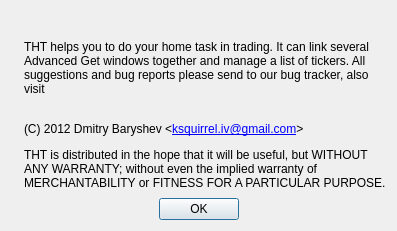
<?xml version="1.0" encoding="UTF-8"?>
<ui version="4.0">
 <class>About</class>
 <widget class="QDialog" name="About">
  <property name="geometry">
   <rect>
    <x>0</x>
    <y>0</y>
    <width>397</width>
    <height>231</height>
   </rect>
  </property>
  <property name="windowTitle">
   <string>About THT</string>
  </property>
  <layout class="QGridLayout" name="gridLayout">
   <item row="0" column="0" colspan="3">
    <layout class="QHBoxLayout" name="horizontalLayout_2">
     <item>
      <widget class="QLabel" name="label">
       <property name="alignment">
        <set>Qt::AlignCenter</set>
       </property>
      </widget>
     </item>
     <item>
      <layout class="QVBoxLayout" name="verticalLayout">
       <property name="spacing">
        <number>0</number>
       </property>
       <item>
        <layout class="QHBoxLayout" name="horizontalLayout">
         <item>
          <widget class="QLabel" name="labelVersion">
           <property name="sizePolicy">
            <sizepolicy hsizetype="MinimumExpanding" vsizetype="Preferred">
             <horstretch>0</horstretch>
             <verstretch>0</verstretch>
            </sizepolicy>
           </property>
           <property name="font">
            <font>
             <pointsize>11</pointsize>
             <weight>75</weight>
             <bold>true</bold>
            </font>
           </property>
           <property name="openExternalLinks">
            <bool>false</bool>
           </property>
          </widget>
         </item>
         <item>
          <widget class="QLabel" name="labelUpdate">
           <property name="pixmap">
            <pixmap resource="tht.qrc">:/images/transparent.png</pixmap>
           </property>
           <property name="alignment">
            <set>Qt::AlignCenter</set>
           </property>
           <property name="openExternalLinks">
            <bool>true</bool>
           </property>
          </widget>
         </item>
        </layout>
       </item>
       <item>
        <spacer name="verticalSpacer">
         <property name="orientation">
          <enum>Qt::Vertical</enum>
         </property>
         <property name="sizeType">
          <enum>QSizePolicy::Fixed</enum>
         </property>
         <property name="sizeHint" stdset="0">
          <size>
           <width>20</width>
           <height>12</height>
          </size>
         </property>
        </spacer>
       </item>
       <item>
        <widget class="QLabel" name="label_2">
         <property name="sizePolicy">
          <sizepolicy hsizetype="Expanding" vsizetype="Preferred">
           <horstretch>0</horstretch>
           <verstretch>0</verstretch>
          </sizepolicy>
         </property>
         <property name="text">
          <string>THT helps you to do your home task in trading. It can link several Advanced Get windows together and manage a list of tickers.

All suggestions and bug reports please send to our bug tracker, also visit</string>
         </property>
         <property name="textFormat">
          <enum>Qt::RichText</enum>
         </property>
         <property name="wordWrap">
          <bool>true</bool>
         </property>
         <property name="textInteractionFlags">
          <set>Qt::LinksAccessibleByMouse|Qt::TextSelectableByMouse</set>
         </property>
        </widget>
       </item>
       <item>
        <widget class="QLabel" name="labelUrl">
         <property name="openExternalLinks">
          <bool>true</bool>
         </property>
        </widget>
       </item>
       <item>
        <spacer name="verticalSpacer_2">
         <property name="orientation">
          <enum>Qt::Vertical</enum>
         </property>
         <property name="sizeType">
          <enum>QSizePolicy::Fixed</enum>
         </property>
         <property name="sizeHint" stdset="0">
          <size>
           <width>20</width>
           <height>12</height>
          </size>
         </property>
        </spacer>
       </item>
       <item>
        <widget class="QLabel" name="label_4">
         <property name="text">
          <string>(C) 2012 Dmitry Baryshev &amp;lt;&lt;a href=&quot;mailto:ksquirrel.iv@gmail.com&quot;&gt;ksquirrel.iv@gmail.com&lt;/a&gt;&amp;gt;</string>
         </property>
         <property name="textFormat">
          <enum>Qt::RichText</enum>
         </property>
         <property name="openExternalLinks">
          <bool>true</bool>
         </property>
         <property name="textInteractionFlags">
          <set>Qt::LinksAccessibleByMouse|Qt::TextSelectableByMouse</set>
         </property>
        </widget>
       </item>
       <item>
        <spacer name="verticalSpacer_3">
         <property name="orientation">
          <enum>Qt::Vertical</enum>
         </property>
         <property name="sizeType">
          <enum>QSizePolicy::Fixed</enum>
         </property>
         <property name="sizeHint" stdset="0">
          <size>
           <width>20</width>
           <height>12</height>
          </size>
         </property>
        </spacer>
       </item>
       <item>
        <widget class="QLabel" name="label_5">
         <property name="text">
          <string extracomment="See https://www.gnu.org/licenses/gpl-2.0.txt">THT is distributed in the hope that it will be useful, but WITHOUT ANY WARRANTY; without even the implied warranty of MERCHANTABILITY or FITNESS FOR A PARTICULAR PURPOSE.</string>
         </property>
         <property name="wordWrap">
          <bool>true</bool>
         </property>
         <property name="textInteractionFlags">
          <set>Qt::LinksAccessibleByMouse|Qt::TextSelectableByMouse</set>
         </property>
        </widget>
       </item>
      </layout>
     </item>
    </layout>
   </item>
   <item row="1" column="1">
    <spacer name="verticalSpacer_4">
     <property name="orientation">
      <enum>Qt::Vertical</enum>
     </property>
     <property name="sizeHint" stdset="0">
      <size>
       <width>20</width>
       <height>0</height>
      </size>
     </property>
    </spacer>
   </item>
   <item row="2" column="0">
    <spacer name="horizontalSpacer">
     <property name="orientation">
      <enum>Qt::Horizontal</enum>
     </property>
     <property name="sizeHint" stdset="0">
      <size>
       <width>0</width>
       <height>20</height>
      </size>
     </property>
    </spacer>
   </item>
   <item row="2" column="1">
    <widget class="QPushButton" name="pushButton">
     <property name="text">
      <string>OK</string>
     </property>
    </widget>
   </item>
   <item row="2" column="2">
    <spacer name="horizontalSpacer_2">
     <property name="orientation">
      <enum>Qt::Horizontal</enum>
     </property>
     <property name="sizeHint" stdset="0">
      <size>
       <width>0</width>
       <height>20</height>
      </size>
     </property>
    </spacer>
   </item>
  </layout>
 </widget>
 <resources>
  <include location="tht.qrc"/>
 </resources>
 <connections>
  <connection>
   <sender>pushButton</sender>
   <signal>clicked()</signal>
   <receiver>About</receiver>
   <slot>accept()</slot>
   <hints>
    <hint type="sourcelabel">
     <x>144</x>
     <y>257</y>
    </hint>
    <hint type="destinationlabel">
     <x>146</x>
     <y>319</y>
    </hint>
   </hints>
  </connection>
 </connections>
</ui>
